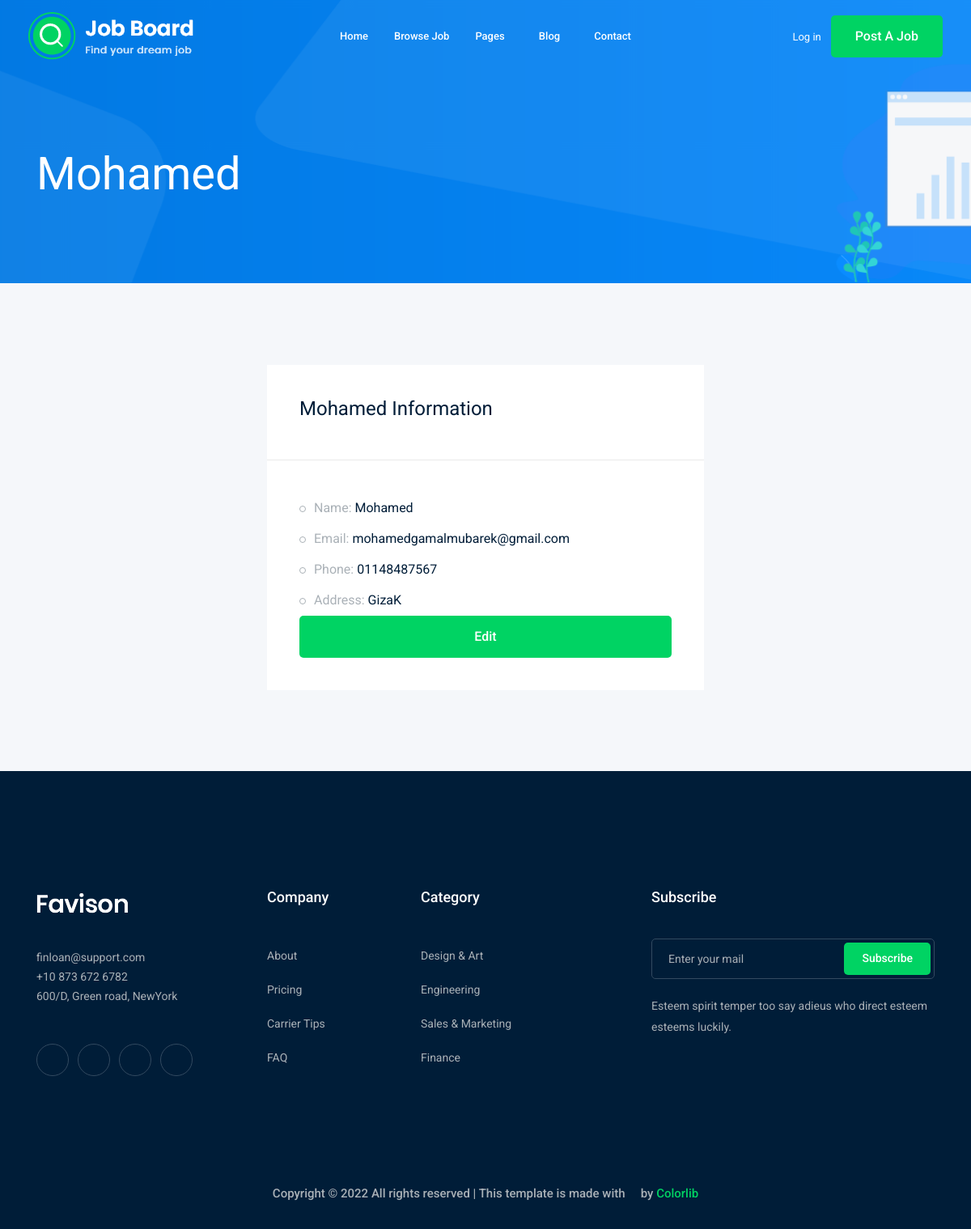
The app's page /accounts/profile (signed in) with its own data.
### accounts/models.py (models this page shows, shortened)
class Profile(models.Model):
    user = models.OneToOneField(User, on_delete=models.CASCADE)
    city = models.ForeignKey(City, related_name='user_city', on_delete=models.CASCADE, blank=True, null=True)
    phone_number = models.CharField(max_length=15)
    img = models.ImageField(upload_to ="profile/")

class City(models.Model):
    name = models.CharField(max_length=30)
    def __str__(self):
        return self.name

### accounts/views.py (the view)
# urls.py: path('profile', profile, name="profile"),
def profile(request):
    profile = Profile.objects.get(user=request.user)
    return render(request, 'accounts/profile.html', {'profile': profile})

### accounts/templates/accounts/profile.html
{% extends 'main.html' %}
{% block body %}
<div class="bradcam_area bradcam_bg_1">
    <div class="container">
        <div class="row">
            <div class="col-xl-12">
                <div class="bradcam_text">
                    <h3>{{profile.user}}</h3>
                </div>
            </div>
        </div>
    </div>
</div>
<div class="job_details_area">
    <div class="container">
        <div class="row">
            <div class="col-lg-6 mx-auto">
                <div class="job_sumary">
                    <div class="summery_header">
                        <h3>{{profile.user}} Information</h3>
                    </div>
                    <div class="job_content">
                        <ul>
                            <li>Name: <span> {{profile.user}} </span></li>
                            <li>Email: <span>{{ profile.user.email }}</span></li>
                            <li>Phone: <span>{{ profile.phone_number }}</span></li>
                            <li>Address: <span>{{ profile.city }}K</span></li>
                        </ul>
                        <a href="{% url 'accounts:profile_edit' %}" class="boxed-btn3 w-100">Edit</a>
                    </div>
                </div>
            </div>
        </div>
    </div>
</div>
{% endblock body %}

### records on screen
Profile: user "Mohamed", user.email "mohamedgamalmubarek@gmail.com", phone_number "01148487567", city "Giza"
